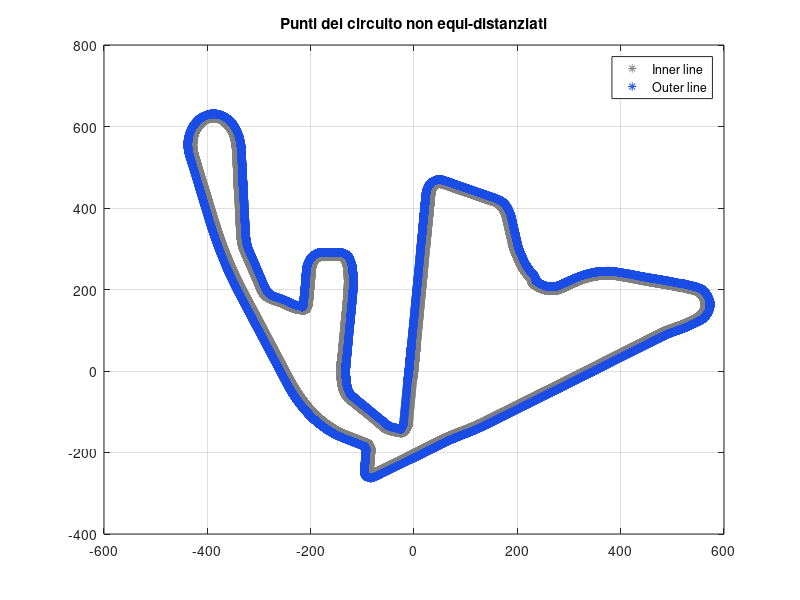

MATLAB code to generate this figure: (Note: this script raises an error after producing the figure.)
clc;    clear all;      close all;

%% Load the original Yas Marina Circuit
load('circuit_points');

% Plot the original Yas Marina Circuit
figure(3)
plot(xin,yin,'*','Color',[0.5 0.5 0.5]); hold on;
plot(xout,yout,'*','Color',[0.1 0.3 0.9]); hold on;
grid on;
legend('Inner line','Outer line');
title('Punti del circuito non equi-distanziati');

%% New circuit creation
% The current section undersamples the inner line of original circuit. 
% For the straight lines, we have taken 1 point every 10 meters (circa), except for
% the two longest straight lines, where we have taken 1 point every 20
% meters.
% For the curves, we have taken 1 point every 2 meters (circa).

clear xin_new;
clear yin_new;
xin_new = xin(1);
yin_new = yin(1);

% 1st straight line
[~, idx_x_sup] = min(abs(xin-33.2045));

[~, idx_y_sup] = min(abs(yin-434.912));

idx_x_inf = 1;
idx_y_inf = 1;
point_distance_des = 20;

ii=1;
jj=1;

while ii>=idx_x_inf && ii<=idx_x_sup && ii>=idx_y_inf && ii<=idx_y_sup
    if euclidean_distance(xin(ii),yin(ii),xin_new(jj),yin_new(jj))>=point_distance_des || ii==idx_x_sup
        xin_new(jj+1) = xin(ii);
        yin_new(jj+1) = yin(ii);
        jj=jj+1;
    end
    ii=ii+1;
end
ii=ii-1;
jj=jj-1;

% 1st curve
[~, idx_x_sup] = min(abs(xin-57.0799));

[~, idx_y_sup] = min(abs(yin-457.262));

idx_x_inf = ii;
idx_y_inf = ii;
point_distance_des = 2;

while ii>=idx_x_inf && ii<=idx_x_sup && ii>=idx_y_inf && ii<=idx_y_sup
    if euclidean_distance(xin(ii),yin(ii),xin_new(jj),yin_new(jj))>=point_distance_des || ii==idx_x_sup
        xin_new(jj+1) = xin(ii);
        yin_new(jj+1) = yin(ii);
        jj=jj+1;
    end
    ii=ii+1;
end
ii=ii-1;
jj=jj-1;

% 2nd straight line
[~, idx_x_sup] = min(abs(xin-159.76));

[~, idx_y_sup] = min(abs(yin-411.464));

idx_x_inf = ii;
idx_y_inf = ii;
point_distance_des = 10;

while ii>=idx_x_inf && ii<=idx_x_sup && ii>=idx_y_inf && ii<=idx_y_sup
    if euclidean_distance(xin(ii),yin(ii),xin_new(jj),yin_new(jj))>=point_distance_des || ii==idx_x_sup
        xin_new(jj+1) = xin(ii);
        yin_new(jj+1) = yin(ii);
        jj=jj+1;
    end
    ii=ii+1;
end
ii=ii-1;
jj=jj-1;


% 2nd curve
[~, idx_x_sup] = min(abs(xin-178.682));

[~, idx_y_sup] = min(abs(yin-375.345));

idx_x_inf = ii;
idx_y_inf = ii;
point_distance_des = 2;

while ii>=idx_x_inf && ii<=idx_x_sup && ii>=idx_y_inf && ii<=idx_y_sup
    if euclidean_distance(xin(ii),yin(ii),xin_new(jj),yin_new(jj))>=point_distance_des || ii==idx_x_sup
        xin_new(jj+1) = xin(ii);
        yin_new(jj+1) = yin(ii);
        jj=jj+1;
    end
    ii=ii+1;
end
ii=ii-1;
jj=jj-1;

% 3rd straight
[~, idx_x_sup] = min(abs(xin-245.464));

[~, idx_y_sup] = min(abs(yin-201.858));

idx_x_inf = ii;
idx_y_inf = ii;
point_distance_des = 10;

while ii>=idx_x_inf && ii<=idx_x_sup && ii>=idx_y_inf && ii<=idx_y_sup
    if euclidean_distance(xin(ii),yin(ii),xin_new(jj),yin_new(jj))>=point_distance_des || ii==idx_x_sup
        xin_new(jj+1) = xin(ii);
        yin_new(jj+1) = yin(ii);
        jj=jj+1;
    end
    ii=ii+1;
end
ii=ii-1;
jj=jj-1;

% 3rd curve
[~, idx_x_sup] = min(abs(xin-381.354));

[~, idx_y_sup] = min(abs(yin-234.706));

idx_x_inf = ii;
idx_y_inf = ii;
point_distance_des = 2;

while ii>=idx_x_inf && ii<=idx_x_sup && ii>=idx_y_inf && ii<=idx_y_sup
    if euclidean_distance(xin(ii),yin(ii),xin_new(jj),yin_new(jj))>=point_distance_des || ii==idx_x_sup
        xin_new(jj+1) = xin(ii);
        yin_new(jj+1) = yin(ii);
        jj=jj+1;
    end
    ii=ii+1;
end
ii=ii-1;
jj=jj-1;

% 4th straight
[~, idx_x_sup] = min(abs(xin-554.412));

[~, idx_y_sup] = min(abs(yin-188.705));

idx_x_inf = ii;
idx_y_inf = ii;
point_distance_des = 10;

while ii>=idx_x_inf && ii<=idx_x_sup && ii>=idx_y_inf && ii<=idx_y_sup
    if euclidean_distance(xin(ii),yin(ii),xin_new(jj),yin_new(jj))>=point_distance_des || ii==idx_x_sup
        xin_new(jj+1) = xin(ii);
        yin_new(jj+1) = yin(ii);
        jj=jj+1;
    end
    ii=ii+1;
end
ii=ii-1;
jj=jj-1;

% 4th curve
[~, idx_x_sup] = min(abs(xin-519.536));

[~, idx_y_sup] = min(abs(yin-114.574));

idx_x_inf = ii;
idx_y_inf = ii;
point_distance_des = 2;

while ii>=idx_x_inf && ii<=idx_x_sup && ii>=idx_y_inf && ii<=idx_y_sup
    if euclidean_distance(xin(ii),yin(ii),xin_new(jj),yin_new(jj))>=point_distance_des || ii==idx_x_sup
        xin_new(jj+1) = xin(ii);
        yin_new(jj+1) = yin(ii);
        jj=jj+1;
    end
    ii=ii+1;
end
ii=ii-1;
jj=jj-1;

% 5th straight
[~, idx_x_sup] = min(abs(xin-(-67.6917)));

[~, idx_y_sup] = min(abs(yin-(-243.269)));

idx_x_inf = ii;
idx_y_inf = ii;
point_distance_des = 20;

while ii>=idx_x_inf && ii<=idx_x_sup && ii>=idx_y_inf && ii<=idx_y_sup
    if euclidean_distance(xin(ii),yin(ii),xin_new(jj),yin_new(jj))>=point_distance_des || ii==idx_x_sup
        xin_new(jj+1) = xin(ii);
        yin_new(jj+1) = yin(ii);
        jj=jj+1;
    end
    ii=ii+1;
end
ii=ii-1;
jj=jj-1;

% 5th curve
[~, idx_x_sup] = min(abs(xin-(-86.1499)));

[~, idx_y_sup] = min(abs(yin-(-244.875)));

idx_x_inf = ii;
idx_y_inf = ii;
point_distance_des = 2;

while ii>=idx_x_inf && ii<=idx_x_sup && ii>=idx_y_inf && ii<=idx_y_sup
    if euclidean_distance(xin(ii),yin(ii),xin_new(jj),yin_new(jj))>=point_distance_des || ii==idx_x_sup
        xin_new(jj+1) = xin(ii);
        yin_new(jj+1) = yin(ii);
        jj=jj+1;
    end
    ii=ii+1;
end
ii=ii-1;
jj=jj-1;

% 6th straight
[~, idx_x_sup] = min(abs(xin-(-83.0321)));

[~, idx_y_sup] = min(abs(yin-(-196.096)));

idx_x_inf = ii;
idx_y_inf = ii;
point_distance_des = 10;

while ii>=idx_x_inf && ii<=idx_x_sup && ii>=idx_y_inf && ii<=idx_y_sup
    if euclidean_distance(xin(ii),yin(ii),xin_new(jj),yin_new(jj))>=point_distance_des || ii==idx_x_sup
        xin_new(jj+1) = xin(ii);
        yin_new(jj+1) = yin(ii);
        jj=jj+1;
    end
    ii=ii+1;
end
ii=ii-1;
jj=jj-1;

% 6th curve
[~, idx_x_sup] = min(abs(xin-(-92.4868)));

[~, idx_y_sup] = min(abs(yin-(-175.402)));

idx_x_inf = ii;
idx_y_inf = ii;
point_distance_des = 2;

while ii>=idx_x_inf && ii<=idx_x_sup && ii>=idx_y_inf && ii<=idx_y_sup
    if euclidean_distance(xin(ii),yin(ii),xin_new(jj),yin_new(jj))>=point_distance_des || ii==idx_x_sup
        xin_new(jj+1) = xin(ii);
        yin_new(jj+1) = yin(ii);
        jj=jj+1;
    end
    ii=ii+1;
end
ii=ii-1;
jj=jj-1;

% 7th straight
[~, idx_x_sup] = min(abs(xin-(-426.988)));

[~, idx_y_sup] = min(abs(yin-542.127));

idx_x_inf = ii;
idx_y_inf = ii;
point_distance_des = 10;

while ii>=idx_x_inf && ii<=idx_x_sup && ii>=idx_y_inf && ii<=idx_y_sup
    if euclidean_distance(xin(ii),yin(ii),xin_new(jj),yin_new(jj))>=point_distance_des || ii==idx_x_sup
        xin_new(jj+1) = xin(ii);
        yin_new(jj+1) = yin(ii);
        jj=jj+1;
    end
    ii=ii+1;
end
ii=ii-1;
jj=jj-1;

% 7th curve
[~, idx_x_sup] = min(abs(xin-(-344.3)));

[~, idx_y_sup] = min(abs(yin-544.521));

idx_x_inf = ii;
idx_y_inf = ii;
point_distance_des = 2;

while ii>=idx_x_inf && ii<=idx_x_sup && ii>=idx_y_inf && ii<=idx_y_sup
    if euclidean_distance(xin(ii),yin(ii),xin_new(jj),yin_new(jj))>=point_distance_des || ii==idx_x_sup
        xin_new(jj+1) = xin(ii);
        yin_new(jj+1) = yin(ii);
        jj=jj+1;
    end
    ii=ii+1;
end
ii=ii-1;
jj=jj-1;

% 8th straight
[~, idx_x_sup] = min(abs(xin-(-336.303)));

[~, idx_y_sup] = min(abs(yin-346.188));

idx_x_inf = ii;
idx_y_inf = ii;
point_distance_des = 10;

while ii>=idx_x_inf && ii<=idx_x_sup && ii>=idx_y_inf && ii<=idx_y_sup
    if euclidean_distance(xin(ii),yin(ii),xin_new(jj),yin_new(jj))>=point_distance_des || ii==idx_x_sup
        xin_new(jj+1) = xin(ii);
        yin_new(jj+1) = yin(ii);
        jj=jj+1;
    end
    ii=ii+1;
end
ii=ii-1;
jj=jj-1;

% 8th curve
[~, idx_x_sup] = min(abs(xin-(-330.594)));

[~, idx_y_sup] = min(abs(yin-299.112));

idx_x_inf = ii;
idx_y_inf = ii;
point_distance_des = 2;

while ii>=idx_x_inf && ii<=idx_x_sup && ii>=idx_y_inf && ii<=idx_y_sup
    if euclidean_distance(xin(ii),yin(ii),xin_new(jj),yin_new(jj))>=point_distance_des || ii==idx_x_sup
        xin_new(jj+1) = xin(ii);
        yin_new(jj+1) = yin(ii);
        jj=jj+1;
    end
    ii=ii+1;
end
ii=ii-1;
jj=jj-1;

% 9th straight
[~, idx_x_sup] = min(abs(xin-(-299.299)));

[~, idx_y_sup] = min(abs(yin-206.356));

idx_x_inf = ii;
idx_y_inf = ii;
point_distance_des = 10;

while ii>=idx_x_inf && ii<=idx_x_sup && ii>=idx_y_inf && ii<=idx_y_sup
    if euclidean_distance(xin(ii),yin(ii),xin_new(jj),yin_new(jj))>=point_distance_des || ii==idx_x_sup
        xin_new(jj+1) = xin(ii);
        yin_new(jj+1) = yin(ii);
        jj=jj+1;
    end
    ii=ii+1;
end
ii=ii-1;
jj=jj-1;


% 9th curve
[~, idx_x_sup] = min(abs(xin-(-277.208)));

[~, idx_y_sup] = min(abs(yin-175.118));

idx_x_inf = ii;
idx_y_inf = ii;
point_distance_des = 2;

while ii>=idx_x_inf && ii<=idx_x_sup && ii>=idx_y_inf && ii<=idx_y_sup
    if euclidean_distance(xin(ii),yin(ii),xin_new(jj),yin_new(jj))>=point_distance_des || ii==idx_x_sup
        xin_new(jj+1) = xin(ii);
        yin_new(jj+1) = yin(ii);
        jj=jj+1;
    end
    ii=ii+1;
end
ii=ii-1;
jj=jj-1;

% 10th straight
[~, idx_x_sup] = min(abs(xin-(-221.013)));

[~, idx_y_sup] = min(abs(yin-151.166));

idx_x_inf = ii;
idx_y_inf = ii;
point_distance_des = 10;

while ii>=idx_x_inf && ii<=idx_x_sup && ii>=idx_y_inf && ii<=idx_y_sup
    if euclidean_distance(xin(ii),yin(ii),xin_new(jj),yin_new(jj))>=point_distance_des || ii==idx_x_sup
        xin_new(jj+1) = xin(ii);
        yin_new(jj+1) = yin(ii);
        jj=jj+1;
    end
    ii=ii+1;
end
ii=ii-1;
jj=jj-1;

% 10th curve
[~, idx_x_sup] = min(abs(xin-(-203.818)));

[~, idx_y_sup] = min(abs(yin-170.098));

idx_x_inf = ii;
idx_y_inf = ii;
point_distance_des = 2;

while ii>=idx_x_inf && ii<=idx_x_sup && ii>=idx_y_inf && ii<=idx_y_sup
    if euclidean_distance(xin(ii),yin(ii),xin_new(jj),yin_new(jj))>=point_distance_des || ii==idx_x_sup
        xin_new(jj+1) = xin(ii);
        yin_new(jj+1) = yin(ii);
        jj=jj+1;
    end
    ii=ii+1;
end
ii=ii-1;
jj=jj-1;

% 11th straight
[~, idx_x_sup] = min(abs(xin-(-197.66)));

[~, idx_y_sup] = min(abs(yin-252.651));

idx_x_inf = ii;
idx_y_inf = ii;
point_distance_des = 10;

while ii>=idx_x_inf && ii<=idx_x_sup && ii>=idx_y_inf && ii<=idx_y_sup
    if euclidean_distance(xin(ii),yin(ii),xin_new(jj),yin_new(jj))>=point_distance_des || ii==idx_x_sup
        xin_new(jj+1) = xin(ii);
        yin_new(jj+1) = yin(ii);
        jj=jj+1;
    end
    ii=ii+1;
end
ii=ii-1;
jj=jj-1;

% 11th curve
[~, idx_x_sup] = min(abs(xin-(-178.874)));

[~, idx_y_sup] = min(abs(yin-280.893));

idx_x_inf = ii;
idx_y_inf = ii;
point_distance_des = 2;

while ii>=idx_x_inf && ii<=idx_x_sup && ii>=idx_y_inf && ii<=idx_y_sup
    if euclidean_distance(xin(ii),yin(ii),xin_new(jj),yin_new(jj))>=point_distance_des || ii==idx_x_sup
        xin_new(jj+1) = xin(ii);
        yin_new(jj+1) = yin(ii);
        jj=jj+1;
    end
    ii=ii+1;
end
ii=ii-1;
jj=jj-1;

% 12th straight
[~, idx_x_sup] = min(abs(xin-(-142.482)));

[~, idx_y_sup] = min(abs(yin-281.154));

idx_x_inf = ii;
idx_y_inf = ii;
point_distance_des = 10;

while ii>=idx_x_inf && ii<=idx_x_sup && ii>=idx_y_inf && ii<=idx_y_sup
    if euclidean_distance(xin(ii),yin(ii),xin_new(jj),yin_new(jj))>=point_distance_des || ii==idx_x_sup
        xin_new(jj+1) = xin(ii);
        yin_new(jj+1) = yin(ii);
        jj=jj+1;
    end
    ii=ii+1;
end
ii=ii-1;
jj=jj-1;

% 12th curve
[~, idx_x_sup] = min(abs(xin-(-127.444)));

[~, idx_y_sup] = min(abs(yin-223.289));

idx_x_inf = ii;
idx_y_inf = ii;
point_distance_des = 2;

while ii>=idx_x_inf && ii<=idx_x_sup && ii>=idx_y_inf && ii<=idx_y_sup
    if euclidean_distance(xin(ii),yin(ii),xin_new(jj),yin_new(jj))>=point_distance_des || ii==idx_x_sup
        xin_new(jj+1) = xin(ii);
        yin_new(jj+1) = yin(ii);
        jj=jj+1;
    end
    ii=ii+1;
end
ii=ii-1;
jj=jj-1;

% 13th straight
[~, idx_x_sup] = min(abs(xin-(-141.947)));

[~, idx_y_sup] = min(abs(yin-5.363821));

idx_x_inf = ii;
idx_y_inf = ii;
point_distance_des = 10;

while ii>=idx_x_inf && ii<=idx_x_sup && ii>=idx_y_inf && ii<=idx_y_sup
    if euclidean_distance(xin(ii),yin(ii),xin_new(jj),yin_new(jj))>=point_distance_des || ii==idx_x_sup
        xin_new(jj+1) = xin(ii);
        yin_new(jj+1) = yin(ii);
        jj=jj+1;
    end
    ii=ii+1;
end
ii=ii-1;
jj=jj-1;

% 13th curve
[~, idx_x_sup] = min(abs(xin-(-128.161)));

[~, idx_y_sup] = min(abs(yin-(-66.7936)));

idx_x_inf = ii;
idx_y_inf = ii;
point_distance_des = 2;

while ii>=idx_x_inf && ii<=idx_x_sup && ii>=idx_y_inf && ii<=idx_y_sup
    if euclidean_distance(xin(ii),yin(ii),xin_new(jj),yin_new(jj))>=point_distance_des || ii==idx_x_sup
        xin_new(jj+1) = xin(ii);
        yin_new(jj+1) = yin(ii);
        jj=jj+1;
    end
    ii=ii+1;
end
ii=ii-1;
jj=jj-1;

% 14th straight
[~, idx_x_sup] = min(abs(xin-(-51.4004)));

[~, idx_y_sup] = min(abs(yin-(-144.763)));

idx_x_inf = ii;
idx_y_inf = ii;
point_distance_des = 10;

while ii>=idx_x_inf && ii<=idx_x_sup && ii>=idx_y_inf && ii<=idx_y_sup
    if euclidean_distance(xin(ii),yin(ii),xin_new(jj),yin_new(jj))>=point_distance_des || ii==idx_x_sup
        xin_new(jj+1) = xin(ii);
        yin_new(jj+1) = yin(ii);
        jj=jj+1;
    end
    ii=ii+1;
end
ii=ii-1;
jj=jj-1;

% 14th curve
[~, idx_x_sup] = min(abs(xin-(-9.31398)));

[~, idx_y_sup] = min(abs(yin-(-114.85)));

idx_x_inf = ii;
idx_y_inf = ii;
point_distance_des = 2;

while ii>=idx_x_inf && ii<=idx_x_sup && ii>=idx_y_inf && ii<=idx_y_sup
    if euclidean_distance(xin(ii),yin(ii),xin_new(jj),yin_new(jj))>=point_distance_des || ii==idx_x_sup
        xin_new(jj+1) = xin(ii);
        yin_new(jj+1) = yin(ii);
        jj=jj+1;
    end
    ii=ii+1;
end
ii=ii-1;
jj=jj-1;

% 15th straigth
idx_x_sup = length(xin);

idx_y_sup = length(yin);

idx_x_inf = ii;
idx_y_inf = ii;
point_distance_des = 20;

while ii>=idx_x_inf && ii<=idx_x_sup && ii>=idx_y_inf && ii<=idx_y_sup
    if euclidean_distance(xin(ii),yin(ii),xin_new(jj),yin_new(jj))>=point_distance_des || ii==idx_x_sup
        xin_new(jj+1) = xin(ii);
        yin_new(jj+1) = yin(ii);
        jj=jj+1;
    end
    ii=ii+1;
end
ii=ii-1;
jj=jj-1;

%% Outer line
% The outer line is found by taking a point dis

pin = [xin_new', yin_new'];
N_pin = length(xin_new);

% Calcolo delle rette ortogonali
m = diff(pin(:, 2)) ./ diff(pin(:, 1));  % Calcolo delle pendenze
m_orto = -1./m;  % Calcolo delle pendenze ortogonali
b_orto = pin(1:end-1, 2) - m_orto .* pin(1:end-1, 1);  % Calcolo degli offset

% Passo 6: Selezione dei punti distanti d lungo le rette ortogonali
d = 10;

xout_new = zeros(N_pin-1, 1);
yout_new = zeros(N_pin-1, 1);

for i = 1:N_pin-1
    % Calcola il punto ortogonale distante d da pin(i)
    if xin_new(i) < xin_new(i+1) && yin_new(i) < yin_new(i+1)
        xout_new(i) = pin(i, 1) - d / sqrt(1 + m_orto(i)^2);            
    elseif xin_new(i) < xin_new(i+1) && yin_new(i) > yin_new(i+1)
        xout_new(i) = pin(i, 1) + d / sqrt(1 + m_orto(i)^2);
    elseif xin_new(i) > xin_new(i+1) && yin_new(i) > yin_new(i+1)
        xout_new(i) = pin(i, 1) + d / sqrt(1 + m_orto(i)^2);
    elseif xin_new(i) > xin_new(i+1) && yin_new(i) < yin_new(i+1)
        xout_new(i) = pin(i, 1) - d / sqrt(1 + m_orto(i)^2);
    end
    yout_new(i) = m_orto(i) * xout_new(i) + b_orto(i);
end

xout_new(end+1) = xout_new(1);
yout_new(end+1) = yout_new(1);

%% Plot dei risultati finali
figure(3)
plot(xin_new,yin_new,'*','Color',[0.1 0.3 0.9]);  hold on;
plot(xout_new,yout_new,'*','Color',[0.5 0.5 0.5]); 
legend('Inner line','Outer line');
title('Punti del circuito non equi-distanziati');% Plot dei risultati finali

%% Cleaning del circuito
[xin_new_new,yin_new_new,xout_new_new,yout_new_new] = circuit_final_cleaning(xin_new,yin_new,xout_new,yout_new);
[~,idx_rm1] = min(abs(xin_new_new-(-207.995)));

xin_new_new = [xin_new_new(1:idx_rm1-1,1);  xin_new_new(idx_rm1+1:end,1)];
xout_new_new = [xout_new_new(1:idx_rm1-1,1); xout_new_new(idx_rm1+1:end,1)];

yin_new_new = [yin_new_new(1:idx_rm1-1,1);  yin_new_new(idx_rm1+1:end,1)];
yout_new_new = [yout_new_new(1:idx_rm1-1,1); yout_new_new(idx_rm1+1:end,1)];

[~,idx_rm2] = min(abs(xin_new_new-(-207.017)));

xin_new_new = [xin_new_new(1:idx_rm2-1,1);  xin_new_new(idx_rm2+1:end,1)];
xout_new_new = [xout_new_new(1:idx_rm2-1,1); xout_new_new(idx_rm2+1:end,1)];

yin_new_new = [yin_new_new(1:idx_rm2-1,1);  yin_new_new(idx_rm2+1:end,1)];
yout_new_new = [yout_new_new(1:idx_rm2-1,1); yout_new_new(idx_rm2+1:end,1)];

%% Plot dei risultati finali
figure(4)
% plot(xin,yin,'*','Color',[0.5 0.5 0.5]); hold on;
plot(xin_new_new,yin_new_new,'*','Color',[0.1 0.3 0.9]);  hold on;
plot(xout_new_new,yout_new_new,'*','Color',[0.5 0.5 0.5]); 
% plot(xmid,ymid,'*','Color',[0.9 0 0.2]); 
legend('Inner line','Outer line');
title('Punti del circuito non equi-distanziati');% Plot dei risultati finali


%% Plot delle sezioni del circuito
n_oversamp = 100;
x_amp = zeros(1,n_oversamp*length(xin_new_new));
y_amp = zeros(1,n_oversamp*length(xin_new_new));
kk=1;

for ii=1:length(xin_new_new)
    if abs((xout_new_new(ii)-xin_new_new(ii)))>1e-3
        m = (yout_new_new(ii)-yin_new_new(ii))/(xout_new_new(ii)-xin_new_new(ii));
        x_amp(1,kk:kk+n_oversamp-1) = linspace(xin_new_new(ii),xout_new_new(ii),n_oversamp);
        y_amp(1,kk:kk+n_oversamp-1) = m*(x_amp(1,kk:kk+n_oversamp-1)-xin_new_new(ii))+yin_new_new(ii);
        
    else
        y_amp(1,kk:kk+n_oversamp-1) = linspace(yin_new_new(ii),yout_new_new(ii),n_oversamp);
    end
    kk=kk+n_oversamp;
end

figure(5)
plot(xin_new_new,yin_new_new,'*','Color',[0.1 0.3 0.9]);  hold on;
plot(xout_new_new,yout_new_new,'*','Color',[0.5 0.5 0.5]); hold on;
plot(x_amp,y_amp,'*','Color',[1 0 0]); 
legend('Inner line','Outer line','Links');
title('Punti del circuito non equi-distanziati');% Plot dei risultati finali

%% Save the results
xin = xin_new_new;
yin = yin_new_new;
xout = xout_new_new;
yout = yout_new_new;
for ii=1:length(xin)
    xmid = (xin+xout)/2;
    ymid = (yin+yout)/2;
end
% save('circuit_points_optimization','xin','yin','xout','yout','xmid','ymid');



clear xin;
clear yin;
clear xout;
clear yout;
clear xmid;
clear ymid;